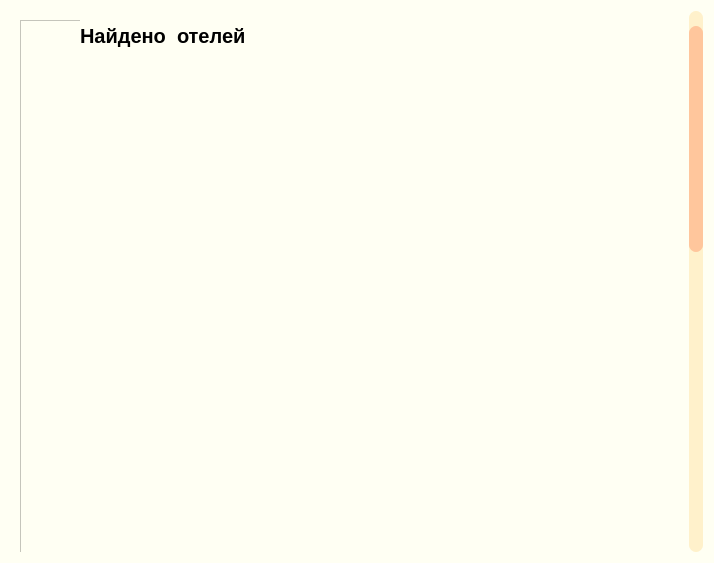
<?xml version="1.0" encoding="UTF-8"?>
<ui version="4.0">
 <class>Form</class>
 <widget class="QWidget" name="Form">
  <property name="geometry">
   <rect>
    <x>0</x>
    <y>0</y>
    <width>714</width>
    <height>563</height>
   </rect>
  </property>
  <property name="windowTitle">
   <string/>
  </property>
  <property name="styleSheet">
   <string notr="true">QWidget {
	background-color: rgb(255, 255, 243);
}
QScrollBar:vertical {
	boder: none;
	background-color:rgb(255, 241, 203);
	width: 14px;
	margin: 15px 0 15px 0;
	boder-radius: 0px;
}
QScrollBar::handle:vertical {
	background-color: rgb(255, 198, 156);
	min-height: 30px;
	border-radius: 7px;
}
QScrollBar::handle:vertical:hover {
	background-color: rgb(255, 136, 112)
}
QScrollBar::handle:vertical:pressed {
	background-color: rgb(255, 184, 121)
}



QScrollBar::sub-line:vertical {
	border: none;
	background-color:rgb(255, 241, 203);
	height: 15px;
	border-top-left-radius: 7px;
	border-top-right-radius: 7px;
	subcontrol-position: top;
	subcontrol-origin: margin;
}
QScrollBar::sub-line:vertical:hover {
	background-color: rgb(255, 136, 112);
}

QScrollBar::sub-line:vertical:pressed {
	background-color: rgb(255, 184, 121)
}



QScrollBar::add-line:vertical {
	border: none;
	background-color:rgb(255, 241, 203);
	height: 15px;
	border-bottom-left-radius: 7px;
	border-bottom-right-radius: 7px;
	subcontrol-position: bottom;
	subcontrol-origin: margin;
}
QScrollBar::add-line:vertical:hover {
	background-color: rgb(255, 136, 112);
}

QScrollBar::add-line:vertical:pressed {
	background-color: rgb(255, 184, 121)
}


QScrollBar::up-arrow:vertical, QScrollBar::down-arrow:vertical {
	background: none;
}



QScrollBar::add-page:vertical, QScrollBar:sub-page:vertical {
	background: none;
}



QScrollBar:horizontal {
	boder: none;
	background-color:rgb(255, 241, 203);
	width: 14px;
	margin: 15px 0 15px 0;
	boder-radius: 0px;
}
QScrollBar::handle:horizontal {
	background-color: rgb(255, 198, 156);
	min-height: 30px;
	border-radius: 7px;
}
QScrollBar::handle:horizontal:hover {
	background-color: rgb(255, 136, 112)
}
QScrollBar::handle:horizontal:pressed {
	background-color: rgb(255, 184, 121)
}



QScrollBar::sub-line:horizontal {
	border: none;
	background-color:rgb(255, 241, 203);
	height: 15px;
	border-top-left-radius: 7px;
	border-top-right-radius: 7px;
	subcontrol-position: top;
	subcontrol-origin: margin;
}
QScrollBar::sub-line:horizontal:hover {
	background-color: rgb(255, 136, 112);
}

QScrollBar::sub-line:horizontal:pressed {
	background-color: rgb(255, 184, 121)
}



QScrollBar::add-line:horizontal {
	border: none;
	background-color:rgb(255, 241, 203);
	height: 15px;
	border-bottom-left-radius: 7px;
	border-bottom-right-radius: 7px;
	subcontrol-position: bottom;
	subcontrol-origin: margin;
}
QScrollBar::add-line:horizontal:hover {
	background-color: rgb(255, 136, 112);
}

QScrollBar::add-line:horizontal:pressed {
	background-color: rgb(255, 184, 121)
}


QScrollBar::up-arrow:horizontal, QScrollBar::down-arrow:horizontal {
	background: none;
}



QScrollBar::add-page:horizontal, QScrollBar:sub-page:horizontal {
	background: none;
}


QLabel {
	font-size: 20px;
	font-family: Segoe UI;
	font-weight: 500;
}

QPushButton {
	font-family: Segoe UI;
	color: black;
	border: none;
	border-radius: 10px;
	font-size: 14px;
	font-weight: 500;
	font-variant: small-caps;
}

QPushButton:hover{
	background-color: rgb(255, 226, 163)
}
QPlainTextEdit{
	font-family: Segoe UI;
	font-size: 16px;
}</string>
  </property>
  <layout class="QVBoxLayout" name="verticalLayout">
   <item>
    <widget class="QScrollArea" name="scrollArea">
     <property name="styleSheet">
      <string notr="true"/>
     </property>
     <property name="frameShape">
      <enum>QFrame::NoFrame</enum>
     </property>
     <property name="widgetResizable">
      <bool>true</bool>
     </property>
     <widget class="QWidget" name="scrollAreaWidgetContents">
      <property name="geometry">
       <rect>
        <x>0</x>
        <y>0</y>
        <width>1218</width>
        <height>1218</height>
       </rect>
      </property>
      <layout class="QVBoxLayout" name="verticalLayout_2">
       <item>
        <widget class="QFrame" name="frame">
         <property name="minimumSize">
          <size>
           <width>1200</width>
           <height>1200</height>
          </size>
         </property>
         <property name="styleSheet">
          <string notr="true"/>
         </property>
         <property name="frameShape">
          <enum>QFrame::StyledPanel</enum>
         </property>
         <property name="frameShadow">
          <enum>QFrame::Raised</enum>
         </property>
         <widget class="QLabel" name="label_amount">
          <property name="geometry">
           <rect>
            <x>60</x>
            <y>0</y>
            <width>671</width>
            <height>31</height>
           </rect>
          </property>
          <property name="text">
           <string>Найдено  отелей</string>
          </property>
         </widget>
        </widget>
       </item>
      </layout>
     </widget>
    </widget>
   </item>
  </layout>
 </widget>
 <resources/>
 <connections/>
</ui>
